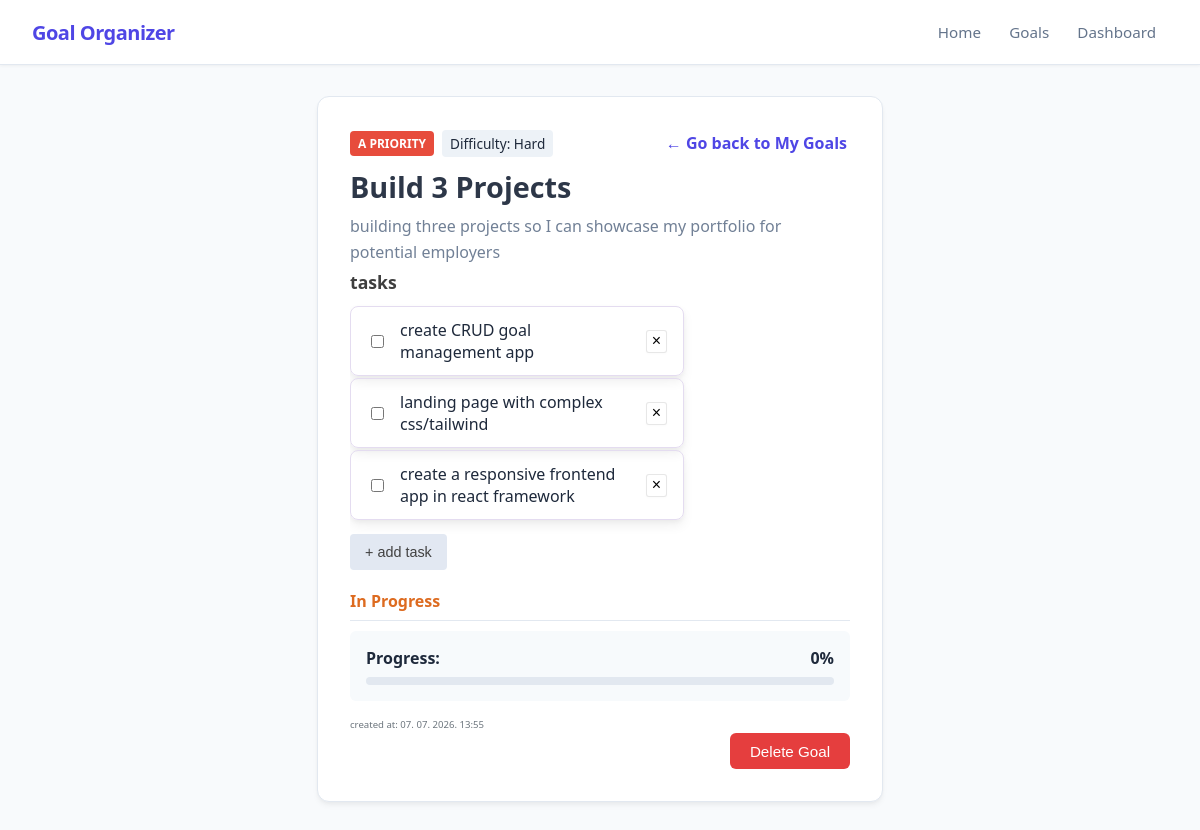
Before: /goals/1 with the older database file.
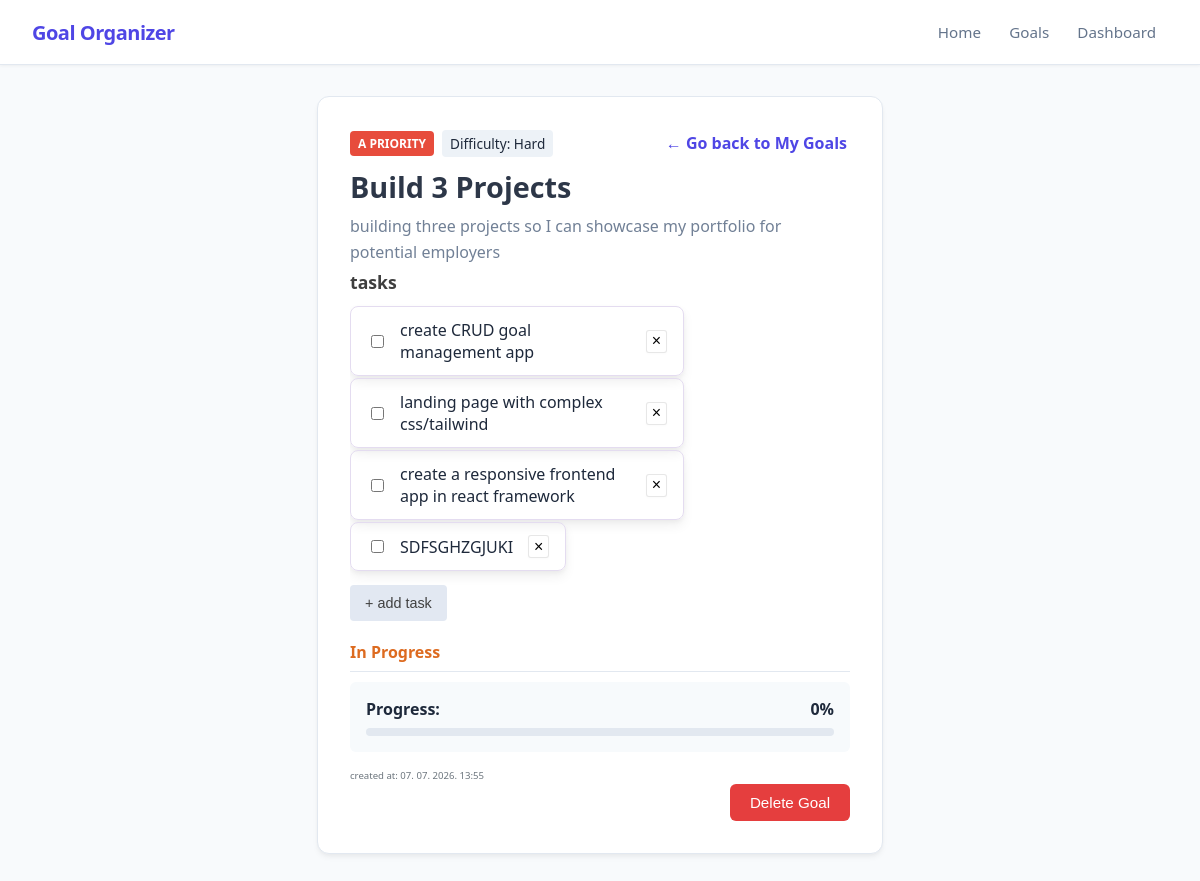
After: the same page with the newer database file.
### app/models_db.py (models this page shows, shortened)
class Task(db.Model):
    __tablename__ = 'tasks'
    id = db.Column(db.Integer, primary_key=True)
    text = db.Column(db.String(255), nullable=False)
    is_completed = db.Column(db.Boolean, default=False)
    goal_id = db.Column(db.Integer, db.ForeignKey('goals.id', ondelete='CASCADE'), nullable=False)

### app/routes.py (the view)
@main.route('/goals/<int:goal_id>')
def view_goal(goal_id):
    goal = Goal.query.get_or_404(goal_id)
    tasks_list = goal.tasks
    return render_template('view_goal.html', goal=goal, tasks=tasks_list)

### app/templates/view_goal.html (shortened to what the changed rows need)
{% extends "base.html" %}
{% block content %}
<div class="container">
    <div id="goal_card">
        <div style="overflow: wrap; max-width: 500px;">
            <h2 style="margin: 0 0 0.5rem 0; font-size: 1.8rem; color: #2d3748; padding-top: 10px;">{{ goal.title }}</h2>
        </div>
        <div class="tasks-container" style="margin: 10px 0px; overflow: hidden;">
            {% if tasks %}
                <ul style="list-style-type: none;">
                    <div class="task-list-box">
                    {% for task in tasks %}
                        <li class="task-item task-box" style="display: flex; align-items: center; justify-content: space-between;">
                                        <label style="display: flex; align-items: center; gap: 6px; cursor: pointer;">
                                            <input
                                                style="margin-right: 10px;"
                                                type="checkbox"
                                                class="task-toggle"
                                                data-task-id="{{ task.id }}"
                                                {% if task.is_completed %}checked{% endif %}>
                                            <span class="{% if task.is_completed %}completed-task{% endif %}">
                                                {{ task.text }}
                                            </span>
                                        </label>
                                        <button class="delete-task-btn" aria-label="Delete task">&times;</button>
                                    </li>
                    {% endfor %}
                    </div>
                </ul>
            {% else %}
                <p style="margin: 0; color: #a0aec0; font-style: italic; padding-bottom: 15px;">There are no tasks here.</p>
            {% endif %}
        </div>
    </div>
</div>
{% endblock %}

Changed rows visible on the page:
now on this page (row edited): Task: text "SDFSGHZGJUKI"
